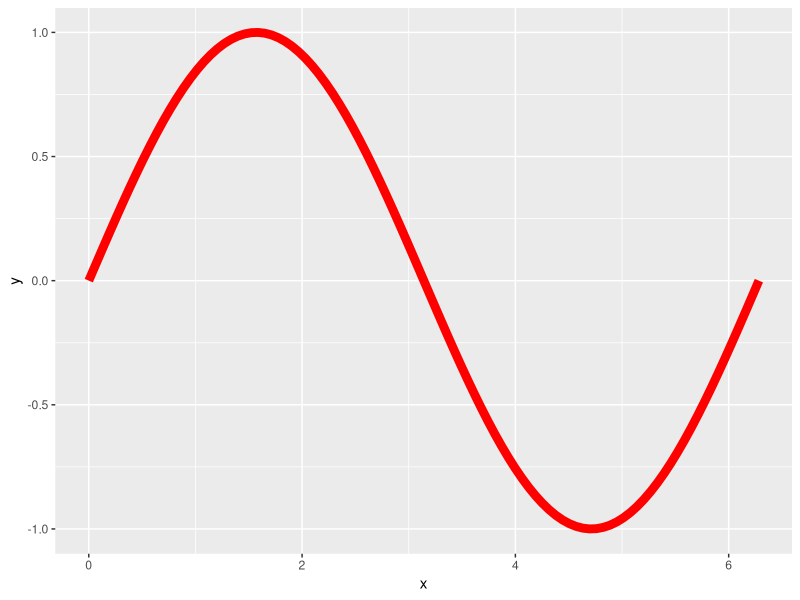
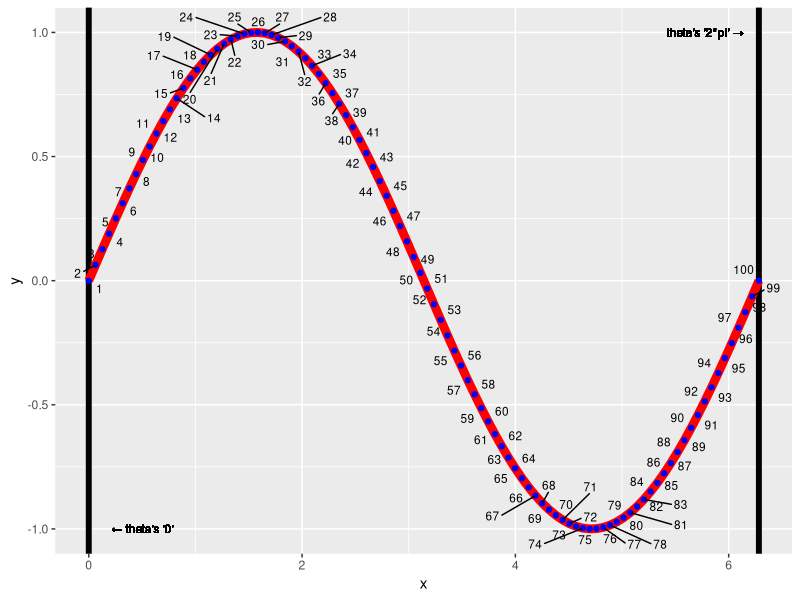
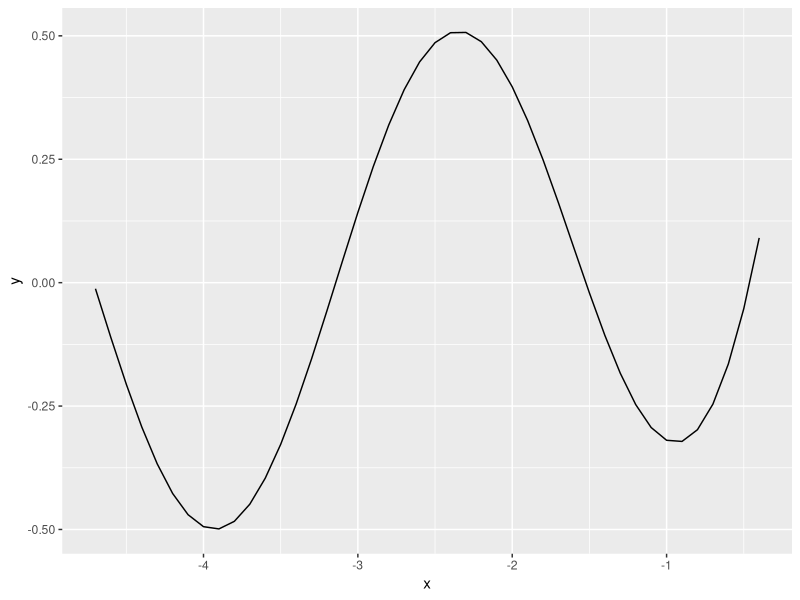
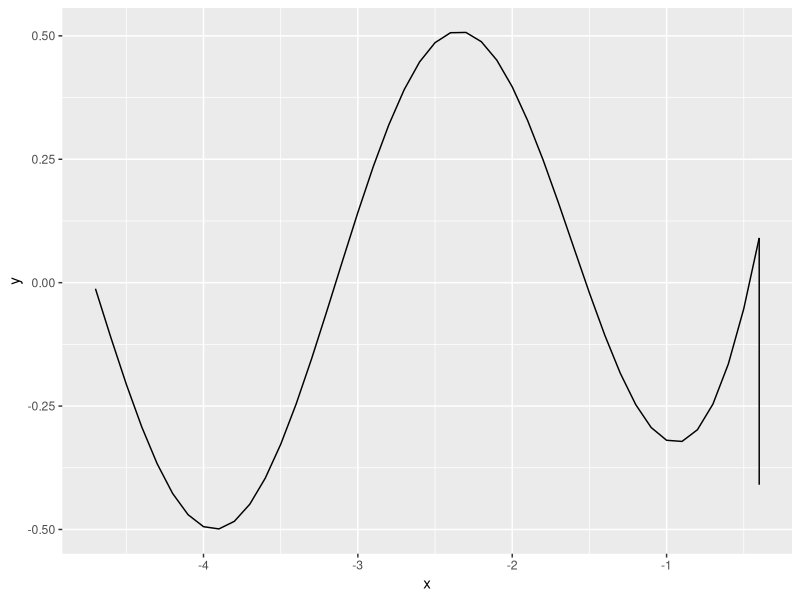
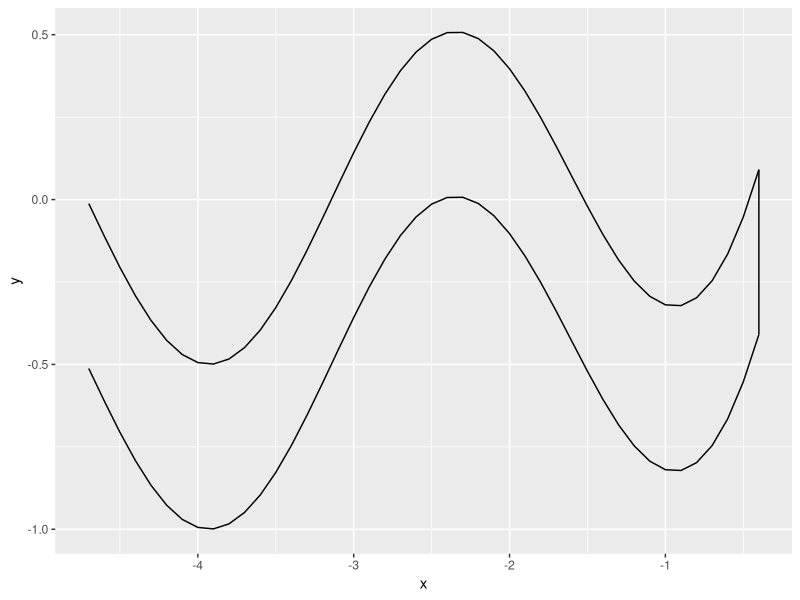
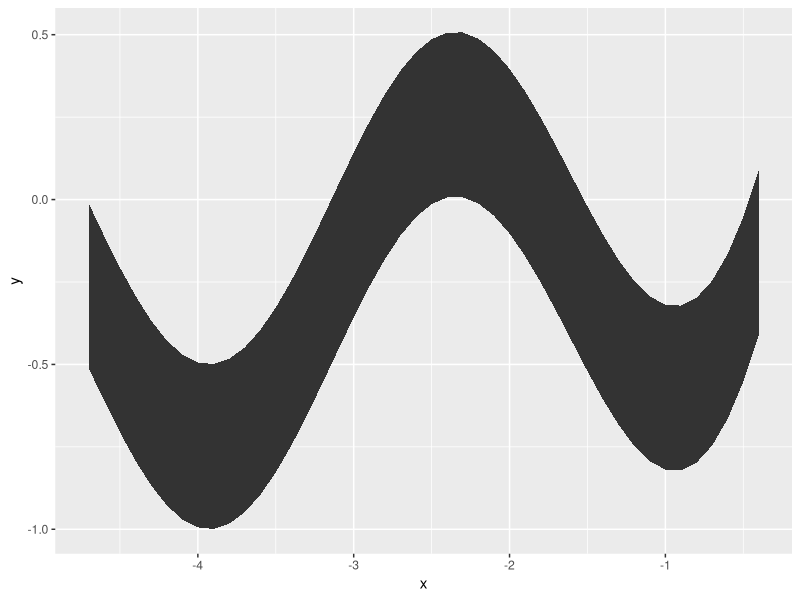
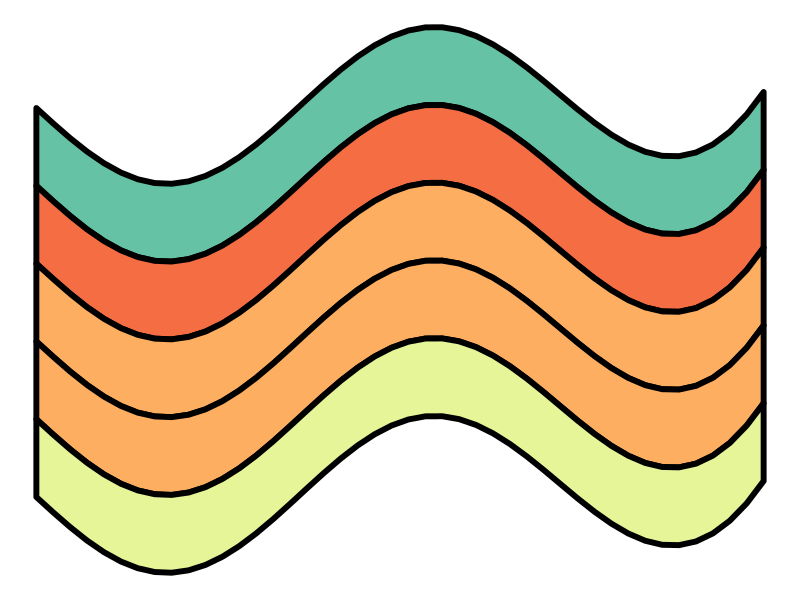
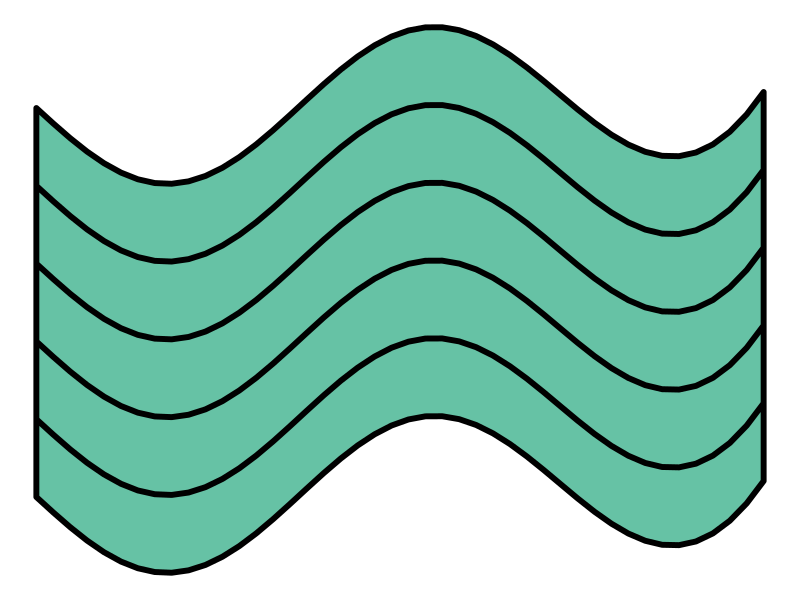

Write the R code that produced these figures, in order.
## ---- chunk 1
knitr::opts_chunk$set(echo = TRUE,  fig.align = 'center')
## ---- chunk 2
# Library Load-In====
library(tidyverse) #For everything data#

#Let's Start with a Trig Refresher#========================#
theta <- seq(from = 0,
             to = 2*pi, 
             length.out = 100)

sine <- tibble(x = theta,
               y = sin(theta),
               label = 1:length(theta))

## ---- chunk 3
# A basic sine curve======
sine %>%
  ggplot(aes(x=x,y=y))+
  geom_line(color= "red", size = 3)

## ---- chunk 4
# A basic sine curve with more detail pointed out======

sine %>%
  ggplot(aes(x=x,y=y, label = label))+
  geom_vline(xintercept = 0, size = 2)+
  geom_vline(xintercept = 2*pi, size = 2)+
  geom_line(color= "red", size = 3)+
  geom_point(color = "blue")+
  ggrepel::geom_text_repel(max.overlaps = 20, size = 3)+
  geom_text(aes(x = 0,y = -1),
           label =paste(sprintf('\u2190'),"theta's '0'"),
           nudge_x = .5,
           size = 3)+
  geom_text(aes(x = 2*pi,y = 1),
           label = paste("theta's '2*pi'",sprintf('\u2192')),
           nudge_x = -.5,
           size = 3)

## ---- chunk 5
# Starting the transition to a pretty wave====
##Setting up our "range" on the x axis for horizontal waves=====
wave_theta <- seq(from = -.4,
             to = -1.5*pi, 
             by = -.1) 

## ---- chunk 6
##Creating the "top" of our wave polygon====
curve_top <- tibble(x = wave_theta,
                    y = (sin(x)*cos(wave_theta))+exp(x*2)) %>%
  arrange(x)

## ---- chunk 7
##See what the "top" of the wave looks like====
curve_top %>%
  ggplot(aes(x=x, y=y))+
  geom_path()
## ---- chunk 8
##Grab the max X value in the wave from the top wave====
max_x_point <- curve_top[which(curve_top$x == max(curve_top$x)),]

## ---- chunk 9
##Create a subset of curve_top to create a "side" of the wave====
curve_side_right <- max_x_point %>%
  add_row(max_x_point - c(0,0.5))%>%
  arrange(desc(y))

## ---- chunk 10
##Create a subset of curve_top to create a "side" of the wave====
curve_top %>%
  ggplot(aes(x=x, y=y))+
  geom_path()+
  geom_path(data = curve_side_right, aes(x=x, y=y))

## ---- chunk 11
##Create a copy of the curve_top dataset with the y values decreased by .5====
curve_bottom <- curve_top %>%
  mutate(y = y - 0.5) %>%
  arrange(desc(x))

## ---- chunk 12
##Viewing the top curve, curve_side_right, and curve_bottom together====
curve_top %>%
  ggplot(aes(x=x, y=y))+
  geom_path()+
  geom_path(data = curve_side_right, aes(x=x, y=y), inherit.aes = FALSE)+
  geom_path(data = curve_bottom, aes(x=x, y=y),inherit.aes = FALSE)

## ---- chunk 13
##Grab the min X value in the wave from the top wave====
min_x_point <- curve_top[which(curve_top$x == min(curve_top$x)),]

##Create a side that will connect curve_top and curve_bottom on the left side====
curve_side_left <- min_x_point %>%
  add_row(min_x_point - c(0,0.5)) %>%
  arrange(y)

## ---- chunk 14
##Slap all of them together into one dataframe IN ORDER (top,right,bottom,left)
wave <- bind_rows(curve_top,curve_side_right,curve_bottom,curve_side_left)

##View the entire thing====
wave %>%
  ggplot(aes(x=x, y=y))+
  geom_polygon()

## ---- chunk 15
# Creating a function for iterations====

wave_maker <- function(n, wave_df){

  #Creating an empty list to store our multiple dataframes(waves)#
  wave_list<- list()
  
  #Creating a for loop to iteratively make "n" amount of waves#
  for(i in seq_along(1:n)){
    
    wave_list[[i]] <- wave_df %>%
      mutate(y = y - (0.5*i),
             group = i)  
  }
  
 #returning the completed data frame to the environment#
  return(bind_rows(wave_list))
}

## ---- chunk 16
# Creating the final data frame used for plotting====
wave_layers <- wave_maker(5, wave)

## ---- chunk 17
# Picking a random color palette from RColorBrewer for the waves
#We made 5 waves, so let's pick 5 colors#
colors_pal <- sample(RColorBrewer::brewer.pal(10,"Spectral"),nrow(wave_layers)/nrow(wave), replace = TRUE)

## ---- chunk 18
# Final Plotting====
wave_layers %>%
  ggplot(aes(x=x,y=y, group = group))+
  theme_void()+
  theme(plot.background = element_rect(fill = "#ffffff", color = NA))+
  geom_polygon(color = "black", 
               size = 2, 
               fill = rep(colors_pal, each = nrow(wave)))

## ---- chunk 19
wave_layers %>%
  ggplot(aes(x=x,y=y))+
  theme_void()+
  theme(plot.background = element_rect(fill = "#ffffff", color = NA))+
  geom_polygon(color = "black", 
               size = 2, 
               fill = rep(colors_pal, each = nrow(wave)))

## ---- chunk 20
# You've got the foundation you need now! Go forth and make some awesome waves! Manipulating these aren't too bad#

#An Example: - Simply changing the y value in the aes call creates a different set of waves :)#
wave_layers %>%
  ggplot(aes(x=x,y=y*x, group = group))+
  theme_void()+
  theme(plot.background = element_rect(fill = "#ffffff", color = NA))+
  geom_polygon(color = "black", 
               size = 2, 
               fill = rep(colors_pal, each = nrow(wave)))

